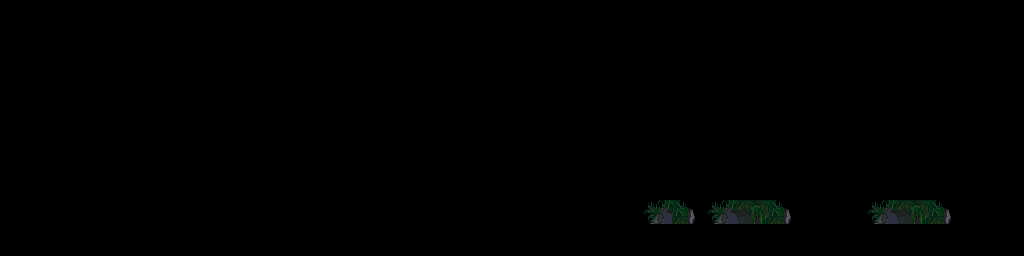

A 2D game scene composited from a Tiled map and its tileset images. What follows is a short description and the map's XML, with each tile layer's data collapsed to a summary:
An orthogonal 128x32 tile map with 8x8 px tiles, 1 tile layer (Tiles).

<map version="1.10" tiledversion="1.11.2" orientation="orthogonal" renderorder="right-down" width="128" height="32" tilewidth="8" tileheight="8" infinite="0" nextlayerid="2" nextobjectid="1">
 <tileset firstgid="1" source="drawbridge_mg.tsx" />
 <layer id="1" name="Tiles" width="128" height="32">
  <data>[4096 cells, 4061 non-empty, 27 distinct tile ids]</data>
 </layer>
</map>
